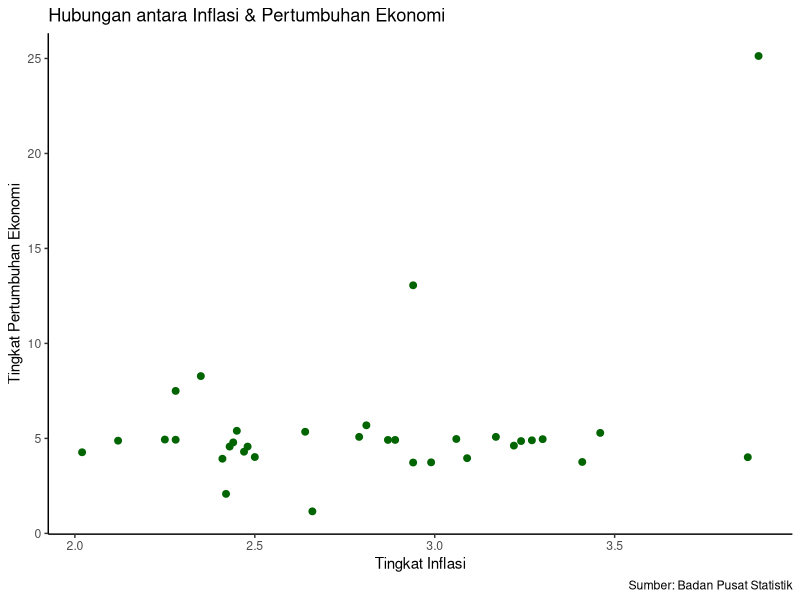

Source code (R):
## ---- chunk 1
#| warning: false
#| echo: true
library("readxl")
library("ggplot2")
## ---- chunk 2
#membaca data
library("readxl")
dat<-read_excel("metopen.xlsx")
head(dat)
## ---- chunk 3
library("ggplot2")
ggplot(data=dat,aes(x=inflasi,y=pertumbuhan)) +
  geom_point(color="darkgreen",size=2) +
  labs(title="Hubungan antara Inflasi & Pertumbuhan Ekonomi",
       x="Tingkat Inflasi",
       y="Tingkat Pertumbuhan Ekonomi",
       caption = "Sumber: Badan Pusat Statistik") +
  theme_classic()
## ---- chunk 4
reg<-lm(pertumbuhan~inflasi,data=dat)
summary(reg)
